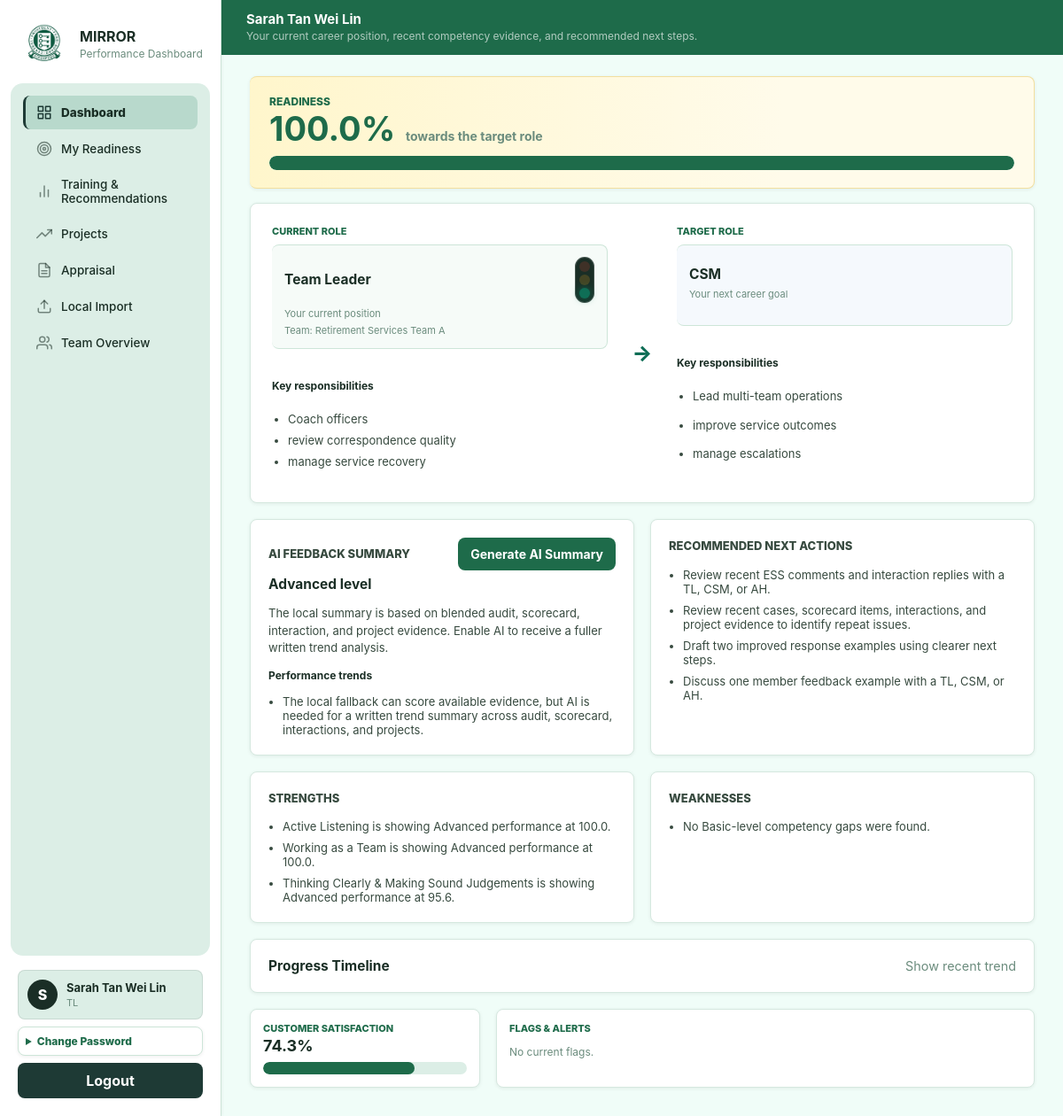
The app's page /dashboard (signed in) with its own data.
### tables this page shows
CREATE TABLE "users" (
              id TEXT PRIMARY KEY,
              username TEXT NOT NULL UNIQUE,
              password_hash TEXT NOT NULL,
              name TEXT NOT NULL,
              role TEXT NOT NULL CHECK (role IN ('CSE', 'TL', 'CSM', 'AH', 'Admin')),
              record_version INTEGER NOT NULL DEFAULT 1,
              updated_at TEXT NOT NULL DEFAULT CURRENT_TIMESTAMP
            );

CREATE TABLE "career_profiles" (
              officer_id TEXT PRIMARY KEY,
              current_role TEXT NOT NULL,
              target_role TEXT NOT NULL,
              responsibilities_json TEXT NOT NULL DEFAULT '[]',
              target_responsibilities_json TEXT NOT NULL DEFAULT '[]',
              updated_at TEXT NOT NULL DEFAULT CURRENT_TIMESTAMP,
              FOREIGN KEY(officer_id) REFERENCES users(id)
            );

### app.py (the view)
@app.route("/dashboard")
@login_required
def dashboard():
    if (
        current_user()["role"] == "Admin"
        and not request.args.get("officer_id")
        and not session.get("view_as_id")
    ):
        return redirect(url_for("admin_page"))
    visible, officer = resolve_visible_officer()
    requested_months = request.args.get("months")
    if requested_months in {"3", "6", "12"}:
        session["dashboard_months"] = requested_months
    months = session.get("dashboard_months", "3")
    data = dashboard_portal_data(
        officer["id"],
        months=int(months) if months.isdigit() else 3,
    )
    return render_page("dashboard.html", data=data, users=visible, officer=officer)

### app.py (called while the page is built)
def current_user():
    user_id = session.get("user_id")
    return find_user(user_id) if user_id else None

def login_required(fn):
    @wraps(fn)
    def wrapper(*args, **kwargs):
        if not current_user():
            return redirect(url_for("login"))
        return fn(*args, **kwargs)
    return wrapper

def render_page(template_name, **page_data):
    user = current_user()
    page_data["logged_in_user"] = user
    visible = visible_users(user, list_users()) if user else []
    viewed_user_id = session.get("view_as_id")
    viewed_user = find_user(viewed_user_id) if viewed_user_id else user
    nav_user = viewed_user if user and user["role"] == "Admin" and viewed_user and viewed_user["id"] != user["id"] else user
    page_data["viewed_user"] = viewed_user
    page_data["nav_user"] = nav_user
    page_data["viewing_options"] = visible
    return render_template(template_name, **page_data)

def resolve_visible_officer():
    user = current_user()
    users = list_users()
    visible = visible_users(user, users)
    officer_id = (
        request.values.get("officer_id")
        or session.get("view_as_id")
        or user["id"]
    )
    if user["role"] == "CSE":
        officer_id = user["id"]
    officer = find_user(officer_id)
    if officer is None:
        officer = user
    if not can_view_user(user, officer):
        abort(403)
    return visible, officer

### db.py (called while the page is built)
def db_path() -> Path:
    return Path(os.getenv("MIRROR_DB_PATH", str(DEFAULT_DB))).resolve()

def connect(path: Path | None = None) -> sqlite3.Connection:
    path = path or db_path()                            ## If caller gives a path, use it. Otherwise use normal app DB path.
    path.parent.mkdir(parents=True, exist_ok=True)      ## create the folder if missing
    conn = sqlite3.connect(path)                        ## opens the DB file, if file does not exist, SQLite can create it
    conn.row_factory = sqlite3.Row                      ## makes rows accessible by column name row["username"] (instead of just index row[0])
    conn.execute("PRAGMA foreign_keys = ON")            ## turns on foreign keys
    conn.execute("PRAGMA journal_mode = WAL")           ## WAL mode helps SQLite handle read/writes more smoothly
    return conn                                         ## return the open connection

def row_to_dict(row: sqlite3.Row | None) -> dict[str, Any] | None:
    return dict(row) if row else None

### services/ai_client.py (called while the page is built)
def ai_provider() -> str:
    return os.getenv("AI_PROVIDER", "local").strip().lower()

### templates/dashboard.html (shortened to what this page needs)
{% extends "base.html" %}
{% block content %}
<header class="page-header">
  <div>
    <h1>{{ officer.name }}</h1>
    <p>Your current career position, recent competency evidence, and recommended next steps.</p>
  </div>
</header>
<section class="dashboard-career-layout">
  <article class="panel dashboard-readiness-meter">
    <div>
      <p class="eyebrow">Readiness</p>
      <strong>{{ data.career.readiness_percent }}%</strong>
      <span>towards the target role</span>
    </div>
    <div class="bar large">
      <div style="width: {{ data.career.readiness_percent }}%"></div>
    </div>
  </article>
  <div class="panel career-pathway-card">
    <div class="career-card">
      <p class="eyebrow">Current Role</p>
      <div class="role-title-box">
        <div class="row-between">
          <h2>{{ data.career.profile.current_role }}</h2>
          {% set light_class = 'red' if data.career.stage == 'Not Ready' else 'amber' if data.career.stage == 'Meeting Expectations' else 'green' %}
          <span class="traffic-light-stack" title="{{ data.career.stage }}" aria-label="{{ data.career.stage }}">
            <span class="traffic-light red {{ 'active' if light_class == 'red' else '' }}"></span>
            <span class="traffic-light amber {{ 'active' if light_class == 'amber' else '' }}"></span>
            <span class="traffic-light green {{ 'active' if light_class == 'green' else '' }}"></span>
          </span>
        </div>
        <span>Your current position</span>
        <span>Team: {{ data.career.profile.team_name }}</span>
      </div>
      <h3>Key responsibilities</h3>
      <ul class="plain-list">
        {% for item in data.career.profile.responsibilities %}
        <li>{{ item }}</li>
        {% endfor %}
      </ul>
    </div>
    <div class="career-arrow" aria-hidden="true">&rarr;</div>
    <div class="career-card target-card">
      <p class="eyebrow">Target Role</p>
      <div class="role-title-box target-role-title">
        <h2>{{ data.career.profile.target_role }}</h2>
        <span>Your next career goal</span>
      </div>
      <h3>Key responsibilities</h3>
      <ul class="plain-list">
        {% for item in data.career.profile.target_responsibilities %}
        <li>{{ item }}</li>
        {% endfor %}
      </ul>
    </div>
  </div>
</section>
<section class="feedback-grid">
  <article class="panel feedback-card">
    <div class="row-between">
      <p class="eyebrow">AI Feedback Summary</p>
      <form method="post" action="{{ url_for('generate_dashboard_ai_summary') }}">
        <button type="submit">Generate AI Summary</button>
      </form>
    </div>
    <h2>{{ data.feedback.overall_level }} level</h2>
    {% if data.feedback.summary.assessment %}
    <p>{{ data.feedback.summary.assessment }}</p>
    {% endif %}
    {% if data.feedback.evidence_trends %}
    <h3>Performance trends</h3>
    <ul class="plain-list">
      {% for item in data.feedback.evidence_trends[:3] %}
      <li>{{ item }}</li>
      {% endfor %}
    </ul>
    {% endif %}
  </article>
  <article class="panel feedback-card">
    <p class="eyebrow">Recommended Next Actions</p>
    <ul class="plain-list">
      {% for item in data.feedback.improvement_advice[:3] %}<li>{{ item }}</li>{% endfor %}
      {% for item in data.feedback.learning_pathway[:3] %}<li>{{ item }}</li>{% endfor %}
    </ul>
  </article>
</section>
<section class="feedback-grid">
  <article class="panel feedback-card">
    <p class="eyebrow">Strengths</p>
    <ul class="plain-list">
      {% for item in data.feedback.strengths %}<li>{{ item }}</li>
      {% else %}<li>No evidence-backed strengths are available yet.</li>{% endfor %}
    </ul>
  </article>
  <article class="panel feedback-card">
    <p class="eyebrow">Weaknesses</p>
    <ul class="plain-list">
      {% for item in data.feedback.competency_gaps %}<li>{{ item.gap }}</li>
      {% else %}<li>No Basic-level competency gaps were found.</li>{% endfor %}
    </ul>
  </article>
</section>
<details class="panel timeline-panel">
  <summary class="timeline-summary">
    <strong>Progress Timeline</strong>
    <span>Show recent trend</span>
  </summary>
</details>
<section class="dashboard-summary-grid">
  <article class="panel">
    <div class="row-between">
      <div>
        <p class="eyebrow">Customer Satisfaction</p>
        <h2>{{ data.customer_satisfaction }}%</h2>
      </div>
    </div>
    <div class="bar large">
      <div style="width: {{ data.customer_satisfaction }}%"></div>
    </div>
  </article>
  <article class="panel">
    <p class="eyebrow">Flags & Alerts</p>
    <div class="stack">
      {% for flag in data.flags[:5] %}
      <div class="list-card {{ flag.severity }}">
        <strong>{{ flag.title }}</strong>
        <p>{{ flag.detail }}</p>
      </div>
      {% else %}
      <p class="muted">No current flags.</p>
      {% endfor %}
    </div>
  </article>
</section>
{% endblock %}

### templates/base.html (shortened to what this page needs)
<!doctype html>
<html lang="en">
<head>
  <link rel="stylesheet" href="{{ url_for('static', filename='css/app.css', v='flash-overlay-1') }}">
</head>
<body>
  {% if logged_in_user %}
  <aside class="sidebar">
    <div class="brand">
      <img class="brand-mark" src="{{ url_for('static', filename='img/cpf.jpeg') }}" alt="CPF">
      <div>
        <strong>MIRROR</strong>
        <span>Performance Dashboard</span>
      </div>
    </div>
    <nav>
      {% if nav_user.role != "Admin" %}
      <a class="{{ 'active' if request.endpoint == 'dashboard' else '' }}" href="{{ url_for('dashboard') }}">
        <span class="nav-icon"><svg viewBox="0 0 24 24"><rect x="3" y="3" width="7" height="7"></rect><rect x="14" y="3" width="7" height="7"></rect><rect x="14" y="14" width="7" height="7"></rect><rect x="3" y="14" width="7" height="7"></rect></svg></span>
        <span>Dashboard</span>
      </a>
      <a class="{{ 'active' if request.endpoint == 'readiness_page' else '' }}" href="{{ url_for('readiness_page') }}">
        <span class="nav-icon"><svg viewBox="0 0 24 24"><circle cx="12" cy="12" r="10"></circle><circle cx="12" cy="12" r="6"></circle><circle cx="12" cy="12" r="2"></circle></svg></span>
        <span>My Readiness</span>
      </a>
      <a class="{{ 'active' if request.endpoint == 'training_page' else '' }}" href="{{ url_for('training_page') }}">
        <span class="nav-icon"><svg viewBox="0 0 24 24"><line x1="18" y1="20" x2="18" y2="10"></line><line x1="12" y1="20" x2="12" y2="4"></line><line x1="6" y1="20" x2="6" y2="14"></line></svg></span>
        <span>Training & Recommendations</span>
      </a>
      <a class="{{ 'active' if request.endpoint == 'projects_page' else '' }}" href="{{ url_for('projects_page') }}">
        <span class="nav-icon"><svg viewBox="0 0 24 24"><polyline points="23 6 13.5 15.5 8.5 10.5 1 18"></polyline><polyline points="17 6 23 6 23 12"></polyline></svg></span>
        <span>Projects</span>
      </a>
      <a class="{{ 'active' if request.endpoint == 'appraisal_page' else '' }}" href="{{ url_for('appraisal_page') }}">
        <span class="nav-icon"><svg viewBox="0 0 24 24"><path d="M14 2H6a2 2 0 0 0-2 2v16a2 2 0 0 0 2 2h12a2 2 0 0 0 2-2V8z"></path><polyline points="14 2 14 8 20 8"></polyline><line x1="8" y1="13" x2="16" y2="13"></line><line x1="8" y1="17" x2="16" y2="17"></line></svg></span>
        <span>Appraisal</span>
      </a>
      <a class="{{ 'active' if request.endpoint == 'local_import_page' else '' }}" href="{{ url_for('local_import_page') }}">
        <span class="nav-icon"><svg viewBox="0 0 24 24"><path d="M21 15v4a2 2 0 0 1-2 2H5a2 2 0 0 1-2-2v-4"></path><polyline points="17 8 12 3 7 8"></polyline><line x1="12" y1="3" x2="12" y2="15"></line></svg></span>
        <span>Local Import</span>
      </a>
      {% endif %}
      {% if nav_user.role in ["TL", "CSM", "AH"] %}
      <a class="{{ 'active' if request.endpoint == 'team' else '' }}" href="{{ url_for('team') }}">
        <span class="nav-icon"><svg viewBox="0 0 24 24"><path d="M17 21v-2a4 4 0 0 0-4-4H5a4 4 0 0 0-4 4v2"></path><circle cx="9" cy="7" r="4"></circle><path d="M23 21v-2a4 4 0 0 0-3-3.87"></path><path d="M16 3.13a4 4 0 0 1 0 7.75"></path></svg></span>
        <span>Team Overview</span>
      </a>
      {% endif %}
    </nav>
    <div class="sidebar-footer">
      <div class="sidebar-profile">
        <span class="profile-avatar">{{ logged_in_user.name[:1] }}</span>
        <div>
          <strong>{{ logged_in_user.name }}</strong>
          <small>{{ logged_in_user.role }}</small>
        </div>
      </div>
      <details class="password-panel">
        <summary>Change Password</summary>
      </details>
      <form method="post" action="{{ url_for('logout') }}">
        <button class="ghost-button" type="submit">Logout</button>
      </form>
    </div>
  </aside>
  {% endif %}
  <main class="{{ 'shell' if logged_in_user else 'login-shell' }}">
    {% block content %}{% endblock %}
  </main>
</body>
</html>

### records on screen
users: name "S", name "Sarah Tan Wei Lin", role "TL"
career_profiles: career.profile.current_role "Team Leader", career.profile.target_role "CSM"

### other values on screen
{{ data.career.readiness_percent }} "100.0"
{{ data.career.profile.team_name }} "Retirement Services Team A"
{{ item }} "Coach officers" "review correspondence quality" "manage service recovery"
{{ item }} "Lead multi-team operations" "improve service outcomes" "manage escalations"
{{ data.feedback.overall_level }} "Advanced"
{{ data.feedback.summary.assessment }} "The local summary is based on blended audit, scorecard, interaction, and project evidence. Enable AI to receive a fuller written trend analysis."
{{ item }} "The local fallback can score available evidence, but AI is needed for a written trend summary across audit, scorecard, interactions, and projects."
{{ item }} "Review recent ESS comments and interaction replies with a TL, CSM, or AH."
{{ item }} "Review recent cases, scorecard items, interactions, and project evidence to identify repeat issues." "Draft two improved response examples using clearer next steps." "Discuss one member feedback example with a TL, CSM, or AH."
{{ item }} "Active Listening is showing Advanced performance at 100.0." "Working as a Team is showing Advanced performance at 100.0." "Thinking Clearly & Making Sound Judgements is showing Advanced performance at 95.6."
{{ data.customer_satisfaction }} "74.3"
